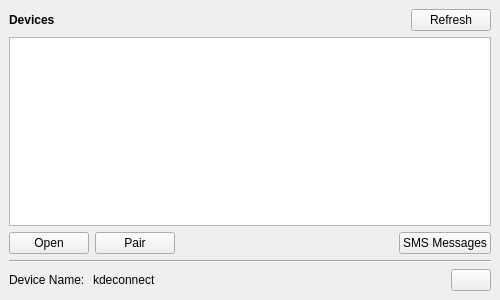
<?xml version="1.0" encoding="UTF-8"?>
<ui version="4.0">
 <class>MainWindow</class>
 <widget class="QMainWindow" name="MainWindow">
  <property name="geometry">
   <rect>
    <x>0</x>
    <y>0</y>
    <width>500</width>
    <height>300</height>
   </rect>
  </property>
  <property name="minimumSize">
   <size>
    <width>350</width>
    <height>200</height>
   </size>
  </property>
  <property name="windowTitle">
   <string>MainWindow</string>
  </property>
  <widget class="QWidget" name="centralwidget">
   <property name="sizePolicy">
    <sizepolicy hsizetype="Preferred" vsizetype="Preferred">
     <horstretch>0</horstretch>
     <verstretch>0</verstretch>
    </sizepolicy>
   </property>
   <layout class="QVBoxLayout" name="verticalLayout">
    <item>
     <layout class="QHBoxLayout" name="horizontalLayout">
      <property name="leftMargin">
       <number>0</number>
      </property>
      <item>
       <widget class="QLabel" name="devicesLabel">
        <property name="font">
         <font>
          <bold>true</bold>
         </font>
        </property>
        <property name="text">
         <string>Devices</string>
        </property>
       </widget>
      </item>
      <item>
       <spacer name="horizontalSpacer">
        <property name="orientation">
         <enum>Qt::Orientation::Horizontal</enum>
        </property>
        <property name="sizeHint" stdset="0">
         <size>
          <width>40</width>
          <height>20</height>
         </size>
        </property>
       </spacer>
      </item>
      <item>
       <widget class="QPushButton" name="refreshDeviceListButton">
        <property name="text">
         <string>Refresh</string>
        </property>
        <property name="flat">
         <bool>false</bool>
        </property>
       </widget>
      </item>
     </layout>
    </item>
    <item>
     <widget class="QTreeView" name="deviceList">
      <property name="sortingEnabled">
       <bool>true</bool>
      </property>
     </widget>
    </item>
    <item>
     <layout class="QHBoxLayout" name="horizontalLayout_2">
      <item>
       <widget class="QPushButton" name="openDevicePageButton">
        <property name="text">
         <string>Open</string>
        </property>
       </widget>
      </item>
      <item>
       <widget class="QPushButton" name="pairButton">
        <property name="text">
         <string>Pair</string>
        </property>
       </widget>
      </item>
      <item>
       <spacer name="horizontalSpacer_3">
        <property name="orientation">
         <enum>Qt::Orientation::Horizontal</enum>
        </property>
        <property name="sizeHint" stdset="0">
         <size>
          <width>40</width>
          <height>20</height>
         </size>
        </property>
       </spacer>
      </item>
      <item>
       <widget class="QPushButton" name="smsButton">
        <property name="text">
         <string>SMS Messages</string>
        </property>
       </widget>
      </item>
     </layout>
    </item>
    <item>
     <widget class="Line" name="line">
      <property name="orientation">
       <enum>Qt::Orientation::Horizontal</enum>
      </property>
     </widget>
    </item>
    <item>
     <layout class="QHBoxLayout" name="horizontalLayout_3">
      <property name="spacing">
       <number>5</number>
      </property>
      <item>
       <widget class="QLabel" name="label">
        <property name="text">
         <string>Device Name: </string>
        </property>
       </widget>
      </item>
      <item>
       <widget class="QLabel" name="deviceNameLabel">
        <property name="sizePolicy">
         <sizepolicy hsizetype="Fixed" vsizetype="Fixed">
          <horstretch>0</horstretch>
          <verstretch>0</verstretch>
         </sizepolicy>
        </property>
        <property name="minimumSize">
         <size>
          <width>200</width>
          <height>0</height>
         </size>
        </property>
        <property name="text">
         <string>kdeconnect</string>
        </property>
       </widget>
      </item>
      <item>
       <spacer name="horizontalSpacer_2">
        <property name="orientation">
         <enum>Qt::Orientation::Horizontal</enum>
        </property>
        <property name="sizeHint" stdset="0">
         <size>
          <width>40</width>
          <height>20</height>
         </size>
        </property>
       </spacer>
      </item>
      <item>
       <widget class="QPushButton" name="modifyDeviceNameButton">
        <property name="toolTip">
         <string>Change device name</string>
        </property>
        <property name="text">
         <string/>
        </property>
       </widget>
      </item>
     </layout>
    </item>
   </layout>
  </widget>
 </widget>
 <resources/>
 <connections/>
</ui>
